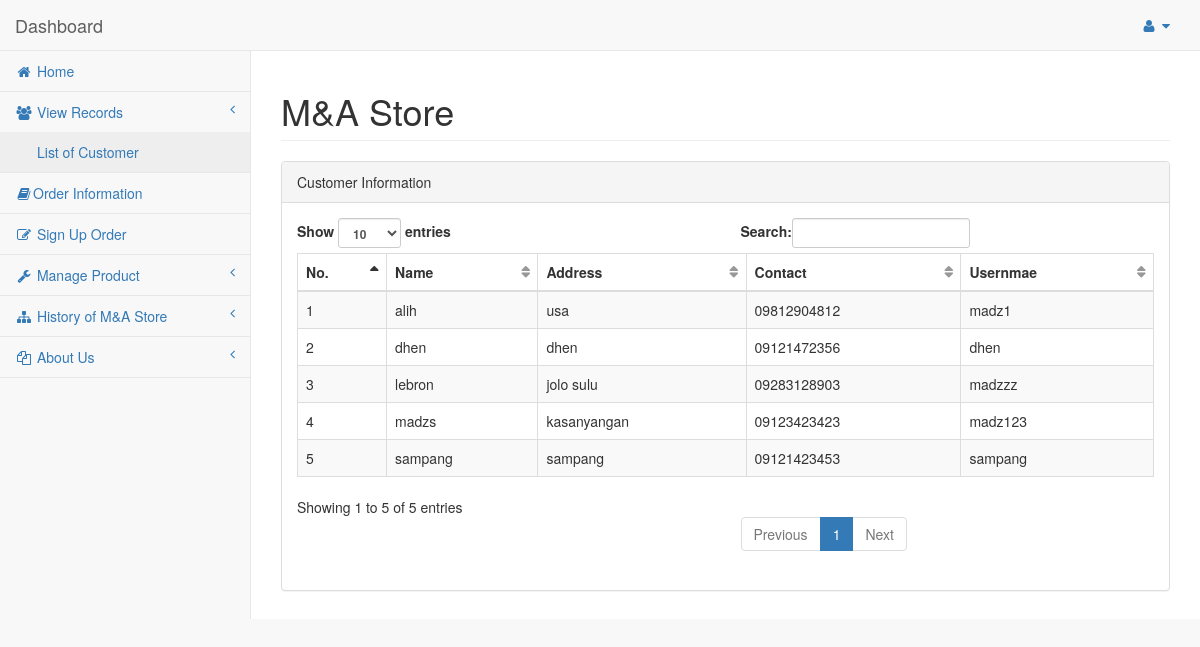
Screenshot of /pages/customer_list.php with the database file from the repository.
### tables this page shows
CREATE TABLE `user` (
  `user_id` int(11) NOT NULL,
  `name` varchar(100) NOT NULL,
  `address` varchar(100) NOT NULL,
  `contact` text NOT NULL,
  `username` varchar(100) NOT NULL,
  `password` varchar(100) NOT NULL
);

### pages/customer_list.php (the view, shortened to what this page needs)
<!DOCTYPE html>
<html lang="en">
<?php
include 'connect.php';
?>
<head>
    <link href="../vendor/bootstrap/css/bootstrap.min.css" rel="stylesheet">
    <link href="../vendor/metisMenu/metisMenu.min.css" rel="stylesheet">
    <link href="../dist/css/sb-admin-2.css" rel="stylesheet">
    <link href="../vendor/morrisjs/morris.css" rel="stylesheet">
    <link href="../vendor/font-awesome/css/font-awesome.min.css" rel="stylesheet" type="text/css">
</head>
<body>
    <div id="wrapper">
        <nav class="navbar navbar-default navbar-static-top" role="navigation" style="margin-bottom: 0">
            <div class="navbar-header">
                <a class="navbar-brand" href="index.html">Dashboard</a>
            </div>
            <ul class="nav navbar-top-links navbar-right">
                <li class="dropdown">
                    <a class="dropdown-toggle" data-toggle="dropdown" href="#">
                        <i class="fa fa-user fa-fw"></i> <i class="fa fa-caret-down"></i>
                    </a>
                </li>
            </ul>
            <?php
            include 'dashboard.php';
            ?>
                </div>
            </div>
        <div id="page-wrapper">
            <div class="row">
                <div class="col-lg-12">
                    <h1 class="page-header">M&A Store</h1>
                </div>
            </div>
            <div class="row">
                <div class="col-lg-12">
                    <div class="panel panel-default">
                        <div class="panel-heading">
                            Customer Information
                        </div>
                        <div class="panel-body">
                            <table width="100%" class="table table-striped table-bordered table-hover" id="dataTables-example">
                                <thead>
                                    <tr>
                                        <th>No.</th>
                                        <th>Name</th>
                                        <th>Address</th>
                                        <th>Contact</th>
                                        <th>Usernmae</th>
                                    </tr>
                                </thead>
                                <?php
                                $count = 1;
                                $fetchData = "SELECT * FROM user order by name asc";
                                $sam = mysqli_query($conn, $fetchData);
                                while($rest = mysqli_fetch_assoc($sam)){
                                    echo '
                                            <tr>
                                                <td>'.$count.'</td>
                                                <td>'.$rest['name'].'</td>
                                                <td>'.$rest['address'].'</td>
                                                <td>'.$rest['contact'].'</td>
                                                <td>'.$rest['username'].'</td>
                                            </tr>
                                                ';
                                            $count++;
                                }
                                ?>
                            </table>
                    </div>
                </div>
            </div>
    </div>
</body>
</html>

### rows the page displays
user: name "alih", address "usa", contact "09812904812", username "madz1"
user: name "dhen", address "dhen", contact "09121472356", username "dhen"
user: name "lebron", address "jolo sulu", contact "09283128903", username "madzzz"
user: name "madzs", address "kasanyangan", contact "09123423423", username "madz123"
user: name "sampang", address "sampang", contact "09121423453", username "sampang"
